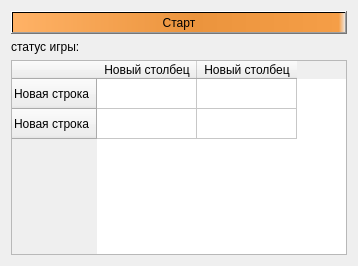
<?xml version="1.0" encoding="UTF-8"?>
<ui version="4.0">
 <class>GameSettings</class>
 <widget class="QWidget" name="GameSettings">
  <property name="geometry">
   <rect>
    <x>0</x>
    <y>0</y>
    <width>358</width>
    <height>266</height>
   </rect>
  </property>
  <property name="sizePolicy">
   <sizepolicy hsizetype="Fixed" vsizetype="Fixed">
    <horstretch>0</horstretch>
    <verstretch>0</verstretch>
   </sizepolicy>
  </property>
  <property name="windowTitle">
   <string>Form</string>
  </property>
  <layout class="QGridLayout" name="gridLayout">
   <item row="1" column="0">
    <widget class="QLabel" name="label_4">
     <property name="text">
      <string>статус игры: </string>
     </property>
    </widget>
   </item>
   <item row="1" column="1">
    <widget class="QLabel" name="game_status">
     <property name="text">
      <string/>
     </property>
    </widget>
   </item>
   <item row="0" column="0" colspan="3">
    <widget class="QPushButton" name="start">
     <property name="styleSheet">
      <string notr="true">background: qlineargradient(spread:pad, x1:0, y1:0, x2:1, y2:0, stop:0 rgba(255, 178, 102, 255), stop:0.55 rgba(235, 148, 61, 255), stop:0.98 rgba(245, 158, 71, 255), stop:1 rgba(0, 0, 0, 0))</string>
     </property>
     <property name="text">
      <string>Старт</string>
     </property>
    </widget>
   </item>
   <item row="2" column="0" colspan="3">
    <widget class="QTableWidget" name="tableWidget">
     <row>
      <property name="text">
       <string>Новая строка</string>
      </property>
     </row>
     <row>
      <property name="text">
       <string>Новая строка</string>
      </property>
     </row>
     <column>
      <property name="text">
       <string>Новый столбец</string>
      </property>
     </column>
     <column>
      <property name="text">
       <string>Новый столбец</string>
      </property>
     </column>
    </widget>
   </item>
  </layout>
 </widget>
 <tabstops>
  <tabstop>start</tabstop>
 </tabstops>
 <resources/>
 <connections/>
</ui>
